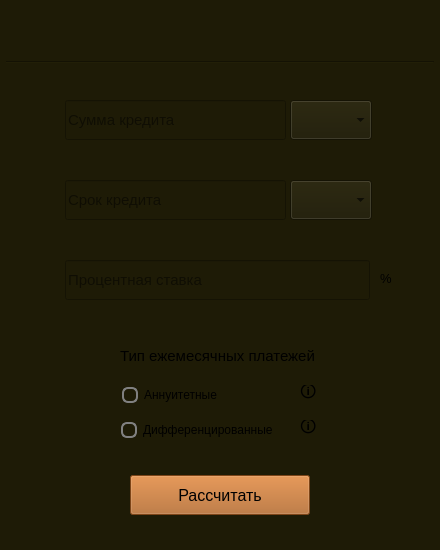
<?xml version="1.0" encoding="UTF-8"?>
<ui version="4.0">
 <class>s21_credit</class>
 <widget class="QMainWindow" name="s21_credit">
  <property name="geometry">
   <rect>
    <x>0</x>
    <y>0</y>
    <width>440</width>
    <height>550</height>
   </rect>
  </property>
  <property name="minimumSize">
   <size>
    <width>440</width>
    <height>550</height>
   </size>
  </property>
  <property name="maximumSize">
   <size>
    <width>440</width>
    <height>550</height>
   </size>
  </property>
  <property name="windowTitle">
   <string>Calculator (by kossadda)</string>
  </property>
  <property name="windowIcon">
   <iconset>
    <normaloff>../../pics/credit.png</normaloff>../../pics/credit.png</iconset>
  </property>
  <property name="windowOpacity">
   <double>0.975000000000000</double>
  </property>
  <widget class="QWidget" name="centralwidget">
   <property name="minimumSize">
    <size>
     <width>440</width>
     <height>550</height>
    </size>
   </property>
   <property name="maximumSize">
    <size>
     <width>440</width>
     <height>550</height>
    </size>
   </property>
   <property name="styleSheet">
    <string notr="true">background-color: rgb(30, 27, 6);</string>
   </property>
   <widget class="QPushButton" name="calculate">
    <property name="geometry">
     <rect>
      <x>130</x>
      <y>475</y>
      <width>180</width>
      <height>40</height>
     </rect>
    </property>
    <property name="sizePolicy">
     <sizepolicy hsizetype="Preferred" vsizetype="Preferred">
      <horstretch>0</horstretch>
      <verstretch>0</verstretch>
     </sizepolicy>
    </property>
    <property name="minimumSize">
     <size>
      <width>0</width>
      <height>20</height>
     </size>
    </property>
    <property name="maximumSize">
     <size>
      <width>16777215</width>
      <height>40</height>
     </size>
    </property>
    <property name="font">
     <font>
      <pointsize>12</pointsize>
     </font>
    </property>
    <property name="styleSheet">
     <string notr="true">QPushButton {
    background-color: rgb(175, 97, 33);
}

QPushButton:pressed {
    background-color: rgb(50, 50, 50);
}</string>
    </property>
    <property name="text">
     <string>Рассчитать</string>
    </property>
   </widget>
   <widget class="QComboBox" name="creditBox">
    <property name="geometry">
     <rect>
      <x>6</x>
      <y>9</y>
      <width>200</width>
      <height>50</height>
     </rect>
    </property>
    <property name="sizePolicy">
     <sizepolicy hsizetype="Preferred" vsizetype="Preferred">
      <horstretch>0</horstretch>
      <verstretch>0</verstretch>
     </sizepolicy>
    </property>
    <property name="minimumSize">
     <size>
      <width>200</width>
      <height>50</height>
     </size>
    </property>
    <property name="maximumSize">
     <size>
      <width>16777215</width>
      <height>200</height>
     </size>
    </property>
    <property name="font">
     <font>
      <pointsize>15</pointsize>
      <bold>true</bold>
     </font>
    </property>
    <property name="styleSheet">
     <string notr="true">QComboBox { background-color: rgb(30, 27, 6); border: 15px; text-align: center; } QComboBox::drop-down { border: none; }</string>
    </property>
    <property name="editable">
     <bool>false</bool>
    </property>
    <property name="placeholderText">
     <string/>
    </property>
    <property name="frame">
     <bool>true</bool>
    </property>
   </widget>
   <widget class="QLineEdit" name="sum_line">
    <property name="geometry">
     <rect>
      <x>65</x>
      <y>100</y>
      <width>221</width>
      <height>40</height>
     </rect>
    </property>
    <property name="sizePolicy">
     <sizepolicy hsizetype="Expanding" vsizetype="Preferred">
      <horstretch>0</horstretch>
      <verstretch>0</verstretch>
     </sizepolicy>
    </property>
    <property name="minimumSize">
     <size>
      <width>0</width>
      <height>20</height>
     </size>
    </property>
    <property name="maximumSize">
     <size>
      <width>16777215</width>
      <height>40</height>
     </size>
    </property>
    <property name="font">
     <font>
      <pointsize>11</pointsize>
     </font>
    </property>
    <property name="placeholderText">
     <string>Сумма кредита</string>
    </property>
   </widget>
   <widget class="QComboBox" name="sum_box">
    <property name="geometry">
     <rect>
      <x>290</x>
      <y>100</y>
      <width>82</width>
      <height>40</height>
     </rect>
    </property>
    <property name="sizePolicy">
     <sizepolicy hsizetype="Preferred" vsizetype="Preferred">
      <horstretch>0</horstretch>
      <verstretch>0</verstretch>
     </sizepolicy>
    </property>
    <property name="minimumSize">
     <size>
      <width>0</width>
      <height>20</height>
     </size>
    </property>
    <property name="maximumSize">
     <size>
      <width>16777215</width>
      <height>40</height>
     </size>
    </property>
   </widget>
   <widget class="QLineEdit" name="time_line">
    <property name="geometry">
     <rect>
      <x>65</x>
      <y>180</y>
      <width>221</width>
      <height>40</height>
     </rect>
    </property>
    <property name="sizePolicy">
     <sizepolicy hsizetype="Expanding" vsizetype="Preferred">
      <horstretch>0</horstretch>
      <verstretch>0</verstretch>
     </sizepolicy>
    </property>
    <property name="minimumSize">
     <size>
      <width>0</width>
      <height>20</height>
     </size>
    </property>
    <property name="maximumSize">
     <size>
      <width>16777215</width>
      <height>40</height>
     </size>
    </property>
    <property name="font">
     <font>
      <pointsize>11</pointsize>
     </font>
    </property>
    <property name="placeholderText">
     <string>Срок кредита</string>
    </property>
   </widget>
   <widget class="QComboBox" name="time_box">
    <property name="geometry">
     <rect>
      <x>290</x>
      <y>180</y>
      <width>82</width>
      <height>40</height>
     </rect>
    </property>
    <property name="sizePolicy">
     <sizepolicy hsizetype="Preferred" vsizetype="Preferred">
      <horstretch>0</horstretch>
      <verstretch>0</verstretch>
     </sizepolicy>
    </property>
    <property name="minimumSize">
     <size>
      <width>0</width>
      <height>20</height>
     </size>
    </property>
    <property name="maximumSize">
     <size>
      <width>16777215</width>
      <height>40</height>
     </size>
    </property>
   </widget>
   <widget class="QLineEdit" name="percent_line">
    <property name="geometry">
     <rect>
      <x>65</x>
      <y>260</y>
      <width>305</width>
      <height>40</height>
     </rect>
    </property>
    <property name="minimumSize">
     <size>
      <width>0</width>
      <height>40</height>
     </size>
    </property>
    <property name="font">
     <font>
      <pointsize>11</pointsize>
     </font>
    </property>
    <property name="placeholderText">
     <string>Процентная ставка</string>
    </property>
   </widget>
   <widget class="QLabel" name="info_label_2">
    <property name="geometry">
     <rect>
      <x>380</x>
      <y>266</y>
      <width>15</width>
      <height>25</height>
     </rect>
    </property>
    <property name="sizePolicy">
     <sizepolicy hsizetype="Fixed" vsizetype="Fixed">
      <horstretch>0</horstretch>
      <verstretch>0</verstretch>
     </sizepolicy>
    </property>
    <property name="font">
     <font>
      <pointsize>10</pointsize>
     </font>
    </property>
    <property name="text">
     <string>%</string>
    </property>
   </widget>
   <widget class="QLabel" name="payment_1">
    <property name="geometry">
     <rect>
      <x>65</x>
      <y>340</y>
      <width>305</width>
      <height>31</height>
     </rect>
    </property>
    <property name="sizePolicy">
     <sizepolicy hsizetype="Preferred" vsizetype="Preferred">
      <horstretch>0</horstretch>
      <verstretch>0</verstretch>
     </sizepolicy>
    </property>
    <property name="minimumSize">
     <size>
      <width>0</width>
      <height>20</height>
     </size>
    </property>
    <property name="maximumSize">
     <size>
      <width>400</width>
      <height>400</height>
     </size>
    </property>
    <property name="font">
     <font>
      <pointsize>11</pointsize>
     </font>
    </property>
    <property name="styleSheet">
     <string notr="true">background-color: rgb(30, 27, 6);</string>
    </property>
    <property name="text">
     <string>Тип ежемесячных платежей</string>
    </property>
    <property name="alignment">
     <set>Qt::AlignCenter</set>
    </property>
   </widget>
   <widget class="QRadioButton" name="payment_type_1">
    <property name="geometry">
     <rect>
      <x>122</x>
      <y>380</y>
      <width>170</width>
      <height>30</height>
     </rect>
    </property>
    <property name="sizePolicy">
     <sizepolicy hsizetype="Minimum" vsizetype="Preferred">
      <horstretch>0</horstretch>
      <verstretch>0</verstretch>
     </sizepolicy>
    </property>
    <property name="minimumSize">
     <size>
      <width>0</width>
      <height>20</height>
     </size>
    </property>
    <property name="maximumSize">
     <size>
      <width>16777215</width>
      <height>40</height>
     </size>
    </property>
    <property name="styleSheet">
     <string notr="true">QRadioButton::indicator {
    border: 2px solid #808080;
    width: 12px;
    height: 12px;
    border-radius: 6px;
}

QRadioButton::indicator:checked {
    background-color: #ffA500;
    border: 3px solid #808080;
}
</string>
    </property>
    <property name="text">
     <string>Аннуитетные</string>
    </property>
   </widget>
   <widget class="QRadioButton" name="payment_type_2">
    <property name="geometry">
     <rect>
      <x>121</x>
      <y>415</y>
      <width>170</width>
      <height>30</height>
     </rect>
    </property>
    <property name="sizePolicy">
     <sizepolicy hsizetype="Minimum" vsizetype="Preferred">
      <horstretch>0</horstretch>
      <verstretch>0</verstretch>
     </sizepolicy>
    </property>
    <property name="minimumSize">
     <size>
      <width>0</width>
      <height>20</height>
     </size>
    </property>
    <property name="maximumSize">
     <size>
      <width>16777215</width>
      <height>40</height>
     </size>
    </property>
    <property name="styleSheet">
     <string notr="true">QRadioButton::indicator {
    border: 2px solid #808080;
    width: 12px;
    height: 12px;
    border-radius: 6px;
}

QRadioButton::indicator:checked {
    background-color: #ffA500;
    border: 3px solid #808080;
}
</string>
    </property>
    <property name="text">
     <string>Дифференцированные</string>
    </property>
   </widget>
   <widget class="Line" name="line">
    <property name="geometry">
     <rect>
      <x>6</x>
      <y>61</y>
      <width>428</width>
      <height>3</height>
     </rect>
    </property>
    <property name="orientation">
     <enum>Qt::Horizontal</enum>
    </property>
   </widget>
   <widget class="QLabel" name="info_label_3">
    <property name="geometry">
     <rect>
      <x>300</x>
      <y>385</y>
      <width>17</width>
      <height>17</height>
     </rect>
    </property>
    <property name="sizePolicy">
     <sizepolicy hsizetype="Fixed" vsizetype="Fixed">
      <horstretch>0</horstretch>
      <verstretch>0</verstretch>
     </sizepolicy>
    </property>
    <property name="font">
     <font>
      <pointsize>12</pointsize>
     </font>
    </property>
    <property name="toolTip">
     <string>&lt;html&gt;&lt;head/&gt;&lt;body&gt;&lt;p&gt;Аннуитетный платеж - вариант ежемесячного платежа по кредиту, когда размер ежемесячного платежа остаётся постоянным на всём периоде кредитования.&lt;/p&gt;&lt;/body&gt;&lt;/html&gt;</string>
    </property>
    <property name="styleSheet">
     <string notr="true">QToolTip {
	color: white;
	background-color: black;
	border: 1px solid white;
	border-radius: 15px;
}
</string>
    </property>
    <property name="text">
     <string>🛈</string>
    </property>
   </widget>
   <widget class="QLabel" name="info_label_4">
    <property name="geometry">
     <rect>
      <x>300</x>
      <y>420</y>
      <width>17</width>
      <height>17</height>
     </rect>
    </property>
    <property name="sizePolicy">
     <sizepolicy hsizetype="Fixed" vsizetype="Fixed">
      <horstretch>0</horstretch>
      <verstretch>0</verstretch>
     </sizepolicy>
    </property>
    <property name="font">
     <font>
      <pointsize>12</pointsize>
     </font>
    </property>
    <property name="toolTip">
     <string>&lt;html&gt;&lt;head/&gt;&lt;body&gt;&lt;p&gt;Дифференцированный платеж - вариант ежемесячного платежа по кредиту, когда размер ежемесячного платежа по погашению кредита постепенно уменьшается к концу периода кредитования.&lt;/p&gt;&lt;/body&gt;&lt;/html&gt;</string>
    </property>
    <property name="styleSheet">
     <string notr="true">QToolTip {
	color: white;
	background-color: black;
	border: 1px solid white;
	border-radius: 15px;
}
</string>
    </property>
    <property name="text">
     <string>🛈</string>
    </property>
   </widget>
  </widget>
 </widget>
 <resources/>
 <connections/>
</ui>
